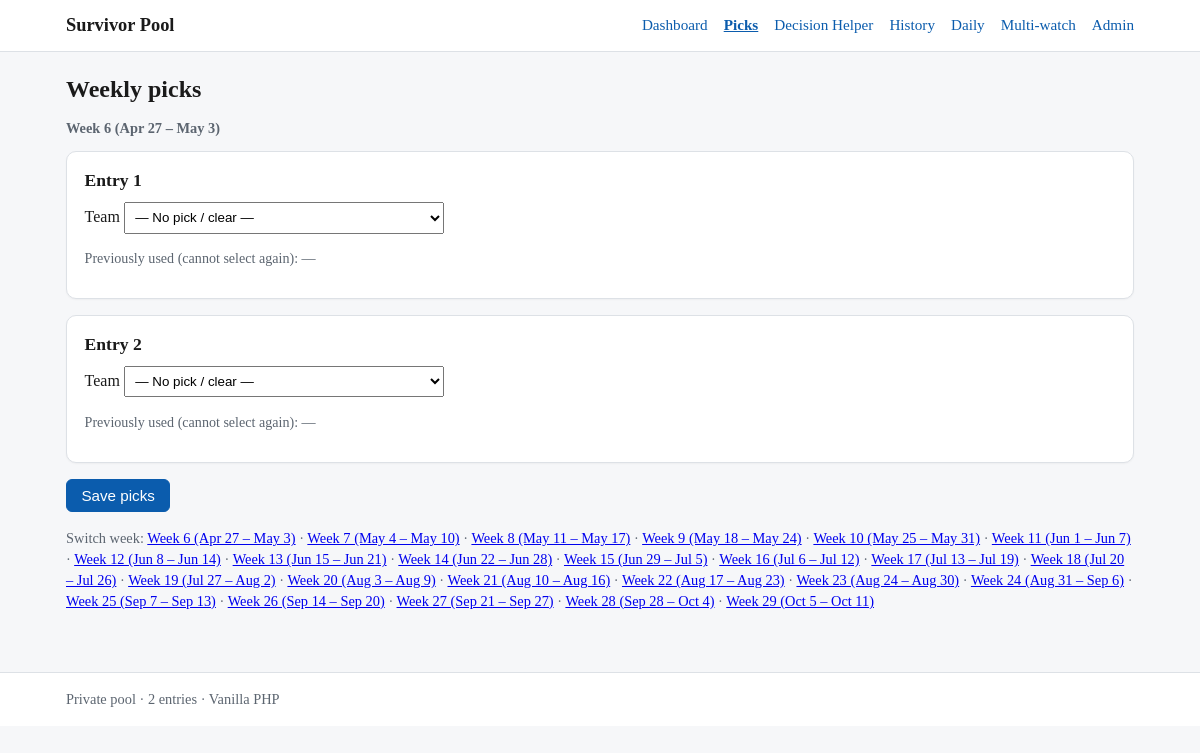
Screenshot of /picks.php with the database file from the repository.
### tables this page shows
CREATE TABLE pool_weeks (
  id INT UNSIGNED AUTO_INCREMENT PRIMARY KEY,
  week_number INT UNSIGNED NOT NULL,
  week_start_local DATE NOT NULL,
  week_end_local DATE NOT NULL,
  week_label VARCHAR(64) NOT NULL,
  deadline_datetime DATETIME NOT NULL COMMENT 'Reference time (e.g. first game); app does not enforce pick lock by deadline',
  status ENUM('upcoming','active','completed') NOT NULL DEFAULT 'upcoming',
  UNIQUE KEY uq_week_start (week_start_local),
  KEY idx_week_number (week_number)
);

CREATE TABLE entries (
  id INT UNSIGNED AUTO_INCREMENT PRIMARY KEY,
  label VARCHAR(64) NOT NULL
);

### public/picks.php (called while the page is built, shortened)
<?php
$pdo = Database::pdo();
$weekRepo = new WeekRepository($pdo);
$pickRepo = new PickRepository($pdo);
$gameRepo = new GameRepository($pdo);
$entryRepo = new EntryRepository($pdo);
$survivor = new SurvivorService($gameRepo, $pickRepo, $weekRepo);
$weeks = $weekRepo->allOrdered();
$week = null;
if ($week === null) {
    $week = $weekRepo->resolveWeekForUi();
}
$entries = $entryRepo->all();
$active = 'picks';
include dirname(__DIR__) . '/templates/layout.php';

### src/helpers.php (called while the page is built, shortened)
<?php
function h(?string $s): string
{
    return htmlspecialchars($s, ENT_QUOTES | ENT_SUBSTITUTE, 'UTF-8');
}
function app_url(string $path = ''): string
{
    $base = APP_BASE_PATH;
    $path = ltrim($path, '/');
    if ($base === '') {
        return '/' . $path;
    }
    return $path === '' ? $base : $base . '/' . $path;
}

### src/WeekRepository.php (called while the page is built, shortened)
<?php
final class WeekRepository
{
    public function findByLocalDate(string $ymd): ?array
    {
        $st = $this->db->prepare(
            'SELECT * FROM pool_weeks WHERE week_start_local <= ? AND week_end_local >= ? ORDER BY week_start_local LIMIT 1'
        );
        $st->execute([$ymd, $ymd]);
        $row = $st->fetch();
        return $row ?: null;
    }
    public function allOrdered(): array
    {
        $st = $this->db->query('SELECT * FROM pool_weeks ORDER BY week_start_local ASC');
        return $st->fetchAll();
    }
    public function currentWeek(): ?array
    {
        $today = (new DateTimeImmutable('now'))->format('Y-m-d');
        return $this->findByLocalDate($today);
    }
    public function resolveWeekForUi(): ?array
    {
        $cur = $this->currentWeek();
        $all = $this->allOrdered();
        $today = (new DateTimeImmutable('now'))->format('Y-m-d');
        foreach ($all as $w) {
            if ($w['week_end_local'] >= $today) {
                return $w;
            }
        }
        return $all[count($all) - 1];
    }
    public function weeksBefore(int $weekId): array
    {
        $st = $this->db->prepare(
            'SELECT * FROM pool_weeks WHERE id < ? ORDER BY week_start_local ASC'
        );
        $st->execute([$weekId]);
        return $st->fetchAll();
    }
    public function allBeforeId(int $weekId): array
    {
        return $this->weeksBefore($weekId);
    }
}

### src/EntryRepository.php (called while the page is built, shortened)
<?php
final class EntryRepository
{
    public function all(): array
    {
        $st = $this->db->query('SELECT id, label FROM entries ORDER BY id');
        return $st->fetchAll();
    }
}

### src/services/SurvivorService.php (called while the page is built, shortened)
<?php
final class SurvivorService
{
    public function isEntryEliminatedBeforeWeek(int $entryId, int $currentWeekId): bool
    {
        $past = $this->weeks->allBeforeId($currentWeekId);
        return false;
    }
    public function canEditPick(int $entryId, array $weekRow): bool
    {
        return !$this->isEntryEliminatedBeforeWeek($entryId, (int) $weekRow['id']);
    }
}

### templates/picks_content.php (the view, shortened to what this page needs)
<h1>Weekly picks</h1>
<?php if ($week === null): ?>
    <p class="muted">No pool week available.</p>
<?php else: ?>
    <p class="meta">
        <strong><?= h($week['week_label']) ?></strong>
    </p>
    <form method="post" class="picks" action="<?= h(app_url('picks.php')) ?>">
        <?php foreach ($entries as $e):
            $eid = (int) $e['id'];
            $can = $survivor->canEditPick($eid, $week);
            $cur = $picksData[$eid] ?? null;
            ?>
            <div class="card" style="margin-bottom:1rem;">
                <h2><?= h($e['label']) ?></h2>
                <?php if (!$can): ?>
                    <p class="muted">Read-only (eliminated before this week).</p>
                    <p><strong><?= $cur ? h($cur['city'] . ' ' . $cur['team_name']) : '—' ?></strong></p>
                <?php else: ?>
                    <label for="team_<?= $eid ?>">Team</label>
                    <select name="team_<?= $eid ?>" id="team_<?= $eid ?>">
                        <option value="">— No pick / clear —</option>
                    </select>
                    <p class="used-list">Previously used (cannot select again): <?php
                        $labels = [];
                        echo $labels === [] ? '—' : h(implode(', ', $labels));
                    ?></p>
                <?php endif; ?>
            </div>
        <?php endforeach; ?>
        <?php
        $anyEdit = false;
        foreach ($entries as $e) {
            if ($survivor->canEditPick((int) $e['id'], $week)) {
                $anyEdit = true;
                break;
            }
        }
        ?>
        <?php if ($anyEdit): ?>
            <p><button type="submit" class="btn btn-primary">Save picks</button></p>
        <?php endif; ?>
    </form>
    <p class="meta">Switch week:
        <?php
        $links = [];
        foreach ($weeks as $w) {
            $links[] = '<a href="' . h(app_url('picks.php?week=' . (int) $w['id'])) . '">' . h($w['week_label']) . '</a>';
        }
        echo implode(' · ', $links);
        ?>
    </p>
<?php endif; ?>

### templates/layout.php (shortened to what this page needs)
<?php
$active = $active ?? '';
$main_class = $main_class ?? 'wrap main';
?>
<!DOCTYPE html>
<html lang="en">
<head>
    <link rel="stylesheet" href="<?= h(app_url('css/style.css')) ?>">
</head>
<body>
    <header class="site-header">
        <div class="wrap">
            <a class="brand" href="<?= h(app_url('dashboard.php')) ?>">Survivor Pool</a>
            <nav class="nav">
                <a href="<?= h(app_url('dashboard.php')) ?>" class="<?= $active === 'dashboard' ? 'active' : '' ?>">Dashboard</a>
                <a href="<?= h(app_url('picks.php')) ?>" class="<?= $active === 'picks' ? 'active' : '' ?>">Picks</a>
                <a href="<?= h(app_url('decision.php')) ?>" class="<?= $active === 'decision' ? 'active' : '' ?>">Decision Helper</a>
                <a href="<?= h(app_url('history.php')) ?>" class="<?= $active === 'history' ? 'active' : '' ?>">History</a>
                <a href="<?= h(app_url('daily.php')) ?>" class="<?= $active === 'daily' ? 'active' : '' ?>">Daily</a>
                <a href="<?= h(app_url('watch.php')) ?>" class="<?= $active === 'watch' ? 'active' : '' ?>">Multi-watch</a>
                <a href="<?= h(app_url('admin.php')) ?>" class="<?= $active === 'admin' ? 'active' : '' ?>">Admin</a>
            </nav>
        </div>
    </header>
    <main class="<?= h($main_class) ?>">
        <?php include $template_body; ?>
    </main>
    <footer class="site-footer">
        <div class="wrap muted">Private pool · 2 entries · Vanilla PHP</div>
    </footer>
</body>
</html>

### public/css/style.css (style rules this page uses)
:root { --bg: #f6f7f9; --card: #fff; --text: #1a1a1a; --muted: #5c6570; --border: #dde1e6; --safe: #0d7a3b; --safe-bg: #e6f4ea; --danger: #b00020; --danger-bg: #fde8ec; --warn: #8a5a00; --warn-bg: #fff4e0; --gone: #444; --link: #0b5cad; }
* { box-sizing: border-box; }
body { margin: 0; font-family: Georgia, "Times New Roman", serif; background: var(--bg); color: var(--text); line-height: 1.45; }
.wrap { max-width: 1100px; margin: 0 auto; padding: 0 1rem; }
.site-header { background: var(--card); border-bottom: 1px solid var(--border); }
.site-header .wrap { display: flex; flex-wrap: wrap; align-items: center; justify-content: space-between; gap: 0.75rem; padding: 0.75rem 1rem; }
.brand { font-weight: 700; text-decoration: none; color: var(--text); font-size: 1.15rem; }
.nav { display: flex; flex-wrap: wrap; gap: 0.5rem 1rem; }
.nav a { color: var(--link); text-decoration: none; font-size: 0.95rem; }
.nav a.active { font-weight: 700; text-decoration: underline; }
.main { padding: 1.25rem 1rem 3rem; }
.site-footer { border-top: 1px solid var(--border); padding: 1rem; background: var(--card); }
.muted { color: var(--muted); font-size: 0.9rem; }
h1 { font-size: 1.5rem; margin: 0 0 0.75rem; }
h2 { font-size: 1.15rem; margin: 1.25rem 0 0.5rem; }
.card { background: var(--card); border: 1px solid var(--border); border-radius: 10px; padding: 1rem 1.1rem; box-shadow: 0 1px 2px rgba(0,0,0,0.04); }
.card h2 { margin-top: 0; font-size: 1.1rem; }
.meta { font-size: 0.9rem; color: var(--muted); margin: 0.25rem 0 0.75rem; }
form.picks select { width: 100%; max-width: 320px; padding: 0.4rem; }
.btn { display: inline-block; padding: 0.45rem 0.9rem; border-radius: 6px; border: 1px solid var(--border); background: #fff; cursor: pointer; font-size: 0.95rem; }
.btn-primary { background: var(--link); color: #fff; border-color: var(--link); }
.used-list { font-size: 0.88rem; color: var(--muted); }

### rows the page displays
pool_weeks: week_label "Week 6 (Apr 27 – May 3)"
entries: label "Entry 1"
entries: label "Entry 2"
pool_weeks: week_label "Week 7 (May 4 – May 10)"
pool_weeks: week_label "Week 8 (May 11 – May 17)"
pool_weeks: week_label "Week 9 (May 18 – May 24)"
pool_weeks: week_label "Week 10 (May 25 – May 31)"
pool_weeks: week_label "Week 11 (Jun 1 – Jun 7)"
pool_weeks: week_label "Week 12 (Jun 8 – Jun 14)"
pool_weeks: week_label "Week 13 (Jun 15 – Jun 21)"
pool_weeks: week_label "Week 14 (Jun 22 – Jun 28)"
pool_weeks: week_label "Week 15 (Jun 29 – Jul 5)"
pool_weeks: week_label "Week 16 (Jul 6 – Jul 12)"
pool_weeks: week_label "Week 17 (Jul 13 – Jul 19)"
pool_weeks: week_label "Week 18 (Jul 20 – Jul 26)"
pool_weeks: week_label "Week 19 (Jul 27 – Aug 2)"
pool_weeks: week_label "Week 20 (Aug 3 – Aug 9)"
pool_weeks: week_label "Week 21 (Aug 10 – Aug 16)"
pool_weeks: week_label "Week 22 (Aug 17 – Aug 23)"
pool_weeks: week_label "Week 23 (Aug 24 – Aug 30)"
pool_weeks: week_label "Week 24 (Aug 31 – Sep 6)"
pool_weeks: week_label "Week 25 (Sep 7 – Sep 13)"
pool_weeks: week_label "Week 26 (Sep 14 – Sep 20)"
pool_weeks: week_label "Week 27 (Sep 21 – Sep 27)"
pool_weeks: week_label "Week 28 (Sep 28 – Oct 4)"
pool_weeks: week_label "Week 29 (Oct 5 – Oct 11)"

### other values shown
implode(' · ', $links) "· · · · · · · · · · · · · · · · · · · · · · ·"
